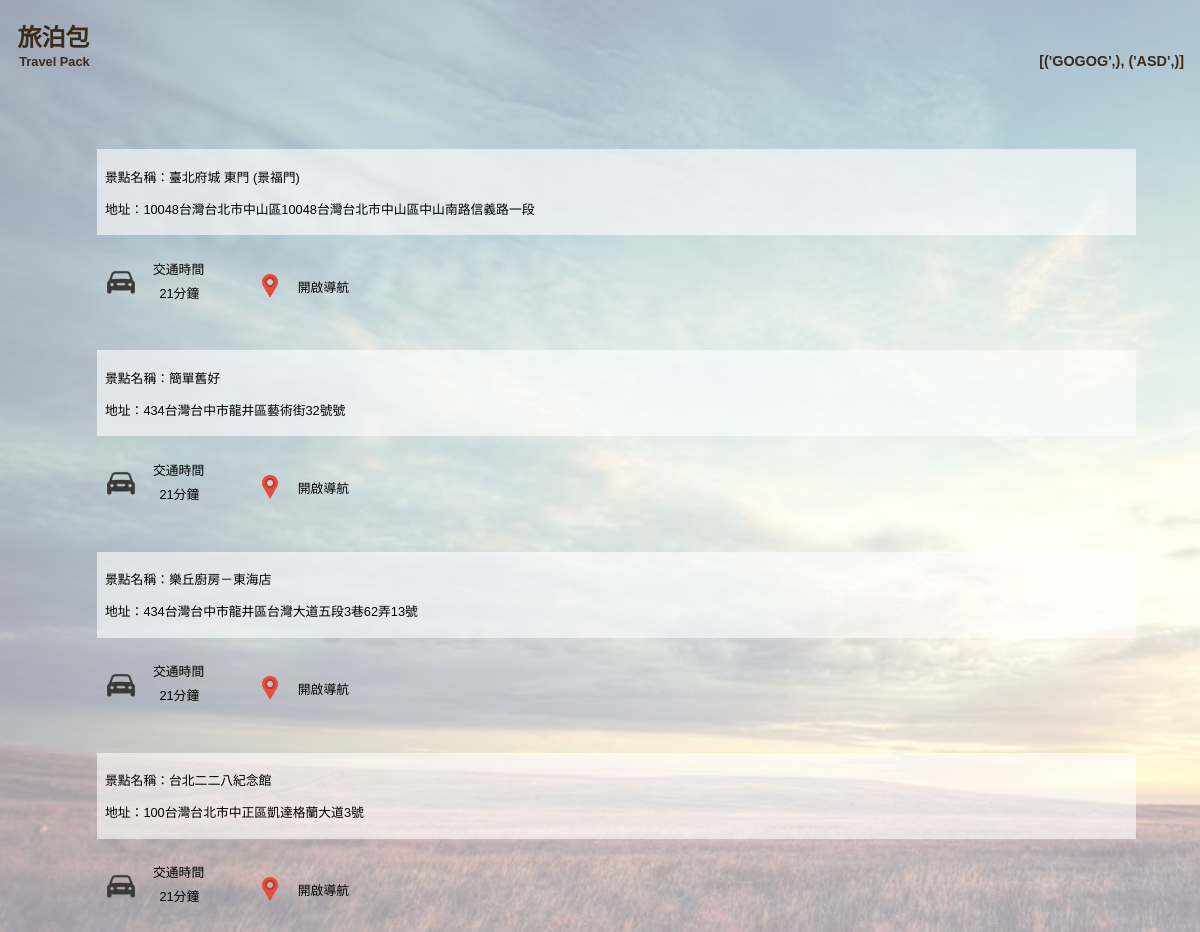
/1144120088/ASD, run on the app's committed database.
### tables this page shows
CREATE TABLE "User" (
	"ID"	INTEGER PRIMARY KEY AUTOINCREMENT UNIQUE,
	"UserID"	INTEGER,
	"COUNTY"	BLOB,
	"TName"	TEXT,
	"TYPE_one"	TEXT,
	"TYPE_two"	TEXT,
	"TYPE_three"	TEXT,
	"PLACE_one"	TEXT,
	"PLACE_two"	TEXT,
	"PLACE_three"	TEXT,
	"PLACE_four"	TEXT,
	"PLACE_five"	TEXT
);

CREATE TABLE "Place" (
	"ID"	INTEGER PRIMARY KEY AUTOINCREMENT UNIQUE,
	"PlaceName"	TEXT,
	"Address"	TEXT,
	"Rating"	TEXT,
	"Phone"	TEXT,
	"Time"	TEXT
);

### api.py (the view)
@application.route(webUrl, methods=['GET'])
def all():
    Tname = db.getTnames([webUserID])
    dt=["detail1","detail2","detail3","detail4","detail5","detail6"]
    Rawlandmarks = list(db.getPLACE([webUserID, webtravelname]))
    landMarkArray = list(filter(None,Rawlandmarks))
    landmarks=[]
    for i in range(0,len(landMarkArray)):
        r=(str(landMarkArray[i])).rstrip('\r\n')
        landmarks.append(r)
    BigDetail=[]
    for i in range(0,len(landmarks)):
        addresses= db.getPlaceDetail([landmarks[i]])
        newAddresses=list(filter(None,addresses))
        newAddresses.insert(0,landmarks[i]) #把景點名稱也加進來
        newAddresses.insert(5,webtravelname+"/"+dt[i]) #加入URL
        RawPlaceDetail = ['name','address', 'quality', 'tele', 'openTime','url']
        dictDetail=dict(zip(RawPlaceDetail,newAddresses))
        BigDetail.append(dictDetail)
    return render_template("all.html", places = landmarks ,TravelName = Tname, ALLDetail = BigDetail,url=webUrl)

### db.py (called while the page is built)
def getPLACE(data):
	connection = sqlite3.connect('db/test.db')
	c = connection.cursor()
	c.execute("SELECT Place_one, Place_two, Place_three, Place_four, Place_five FROM User WHERE UserID LIKE? AND Tname LIKE?",data)
	place = c.fetchone()
	return place

def getPlaceDetail(data):
	connection = sqlite3.connect('db/test.db')
	c = connection.cursor()
	c.execute("SELECT Address, Rating, Phone, Time FROM Place WHERE PlaceName LIKE? ",data)
	PlaceDetail = c.fetchone()
	return PlaceDetail

def getTnames(data):
	connection = sqlite3.connect('db/test.db')
	c = connection.cursor()
	c.execute("SELECT Tname FROM User WHERE UserID LIKE? ",data)
	Tnames = c.fetchall()
	return Tnames

### templates/all.html (shortened to what this page needs)
{% extends "index.html" %}
{% block title_TName %}{{ TravelName }}{% endblock %}
{% block Sights %}
    {% for sightN in ALLDetail %}
        <div class="Sights">
            <a href="{{ sightN.url }}">
                <p class="Sights">景點名稱：{{ sightN.name }}</p>
                <p class="Sights_address">地址：{{ sightN.address }} </p>
            </a>
        </div>
        <div class='time'>
            <img src="/static/img/car.png">
            <p class="time1">交通時間</p>
            <p class="time2">21分鐘</p>
        </div>
        <div class='map'>
            <img src="/static/img/map.png">
            <p class="map">開啟導航</p>
        </div>
    {% endfor %}
{% endblock %}

### templates/index.html (shortened to what this page needs)
<!DOCTYPE html>
<html lang="en">
<head>
    <link rel="stylesheet" href="{{ url_for('static', filename='css/template.css') }}">
    <link rel="stylesheet" href="http://code.jquery.com/ui/1.12.1/themes/base/jquery-ui.css">
</head>
<body>
    <div class="header">
        <nav class="title1">旅泊包</nav>
        <nav class="title2">Travel Pack</nav>
        <nav class="title3">{% block title_TName %}{% endblock %}</nav>
    </div>
    <div class="container">
        <div class="content">
            {% block Sights %}{% endblock %}
        </div>
    </div>
</body>
</html>

### static/css/template.css (style rules this page uses)
html, body { margin: 0px; padding: 0px; font-family: MyCustomFont, sans-serif; background-image: url('/static/img/back.jpg'); background-position: center center fixed no-repeat; background-size: cover; text-align: justify; }
div.header { margin: 0px; width: 100%; height: 20%; color: rgb(57, 44, 27); font-weight: bold; }
nav.title1 { padding: 1.1rem; font-size: 1.5rem; }
nav.title2 { margin-top: -1rem; padding-left: 1.2rem; font-size: 0.8rem; }
nav.title3 { margin-top: -1rem; padding-right: 1rem;; font-size: 0.9rem; text-align: right; }
.container { width: 100%; font-size: 0.8rem; display: flex; flex-direction: row; }
div.content { margin: 0px; padding: 4%; flex:18; position: relative; bottom: 5%; }
div.Sights { margin-top: 2rem; margin-left: 3rem; margin-right: 1rem; padding-top: 0.3rem; padding-left: 0.5rem; padding-bottom: 0.3rem; background: rgba(255, 255, 255, 0.6); clear:both }
div.time { margin-top: 1.5rem; margin-left: 3rem; margin-right: 3vw; padding-top: 0.3rem; padding-left: 0.5rem; padding-bottom: 0.3rem; padding-right: 0.1rem; height: 4rem; float: left; }
div.time img { position: relative; top: 0.2rem; width: 2rem; height: 2rem; }
p.time1 { margin-top: -2.5rem; margin-left: 3rem; text-align: left; }
p.time2 { margin-top: -0.5rem; margin-left: 3.4rem; text-align: left; }
div.map { margin-top: 1.5rem; margin-left: 0.5rem; margin-bottom: 1rem; margin-right: -5rem; padding-top: 0.4rem; padding-left: 0.5rem; padding-bottom: 0.3rem; height: 4rem; float: left; }
div.map img { position: relative; top: 0.5rem; width: 1.5rem; height: 1.5rem; }
p.map { margin-top: -1rem; margin-left: 2.5rem; text-align: left; }
a { color: black; text-decoration: none; }

### data on the page
User: name "臺北府城 東門 (景福門)" "簡單舊好" "台北二二八紀念館"
Place: address "10048台灣台北市中山區10048台灣台北市中山區中山南路信義路一段"
Place: address "434台灣台中市龍井區藝術街32號號"
Place: name "樂丘廚房－東海店", address "434台灣台中市龍井區台灣大道五段3巷62弄13號"
Place: address "100台灣台北市中正區凱達格蘭大道3號"

### other printed values
{{ TravelName }} "[('GOGOG',), ('ASD',)]"
